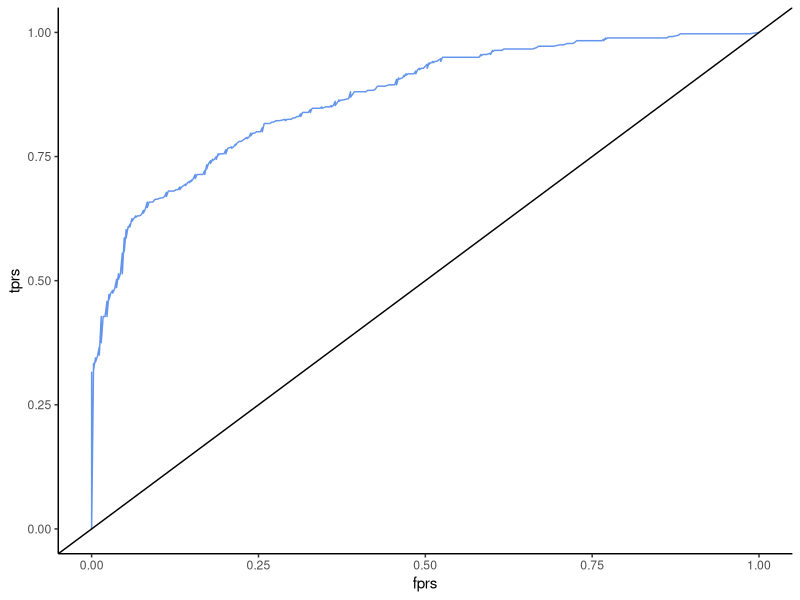
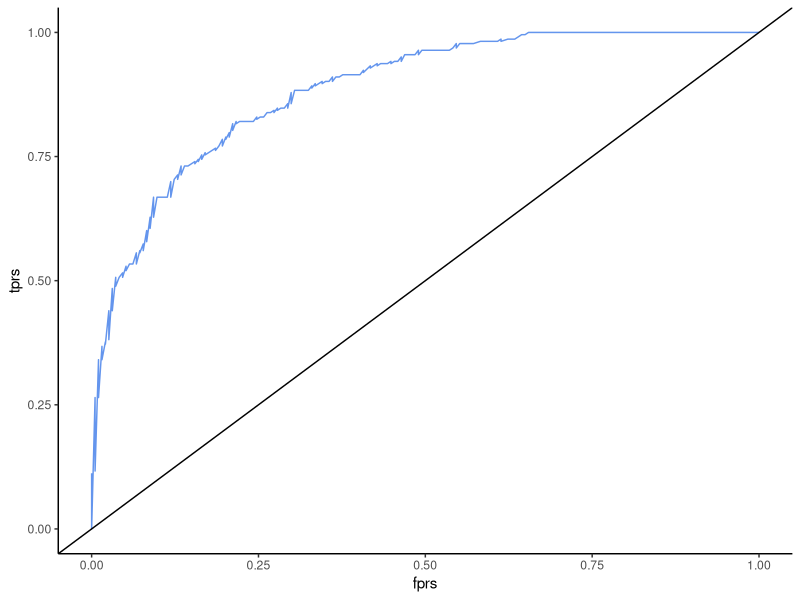
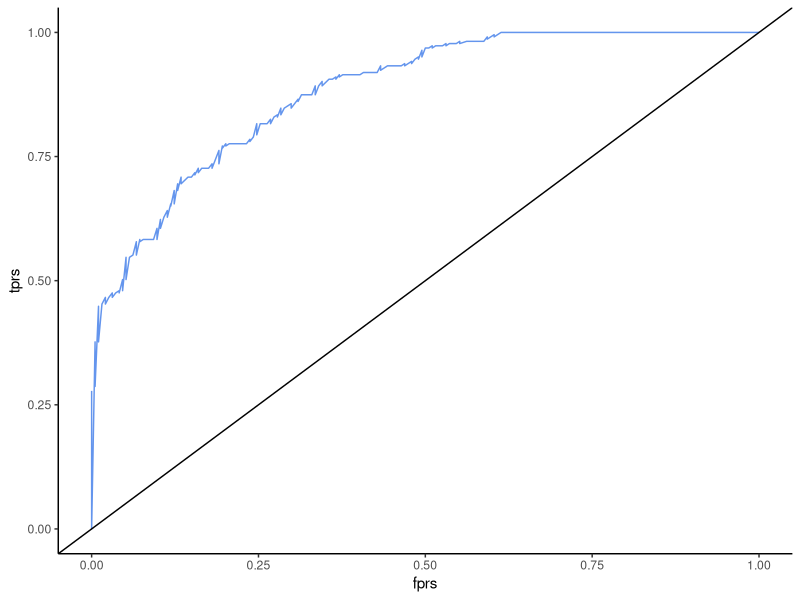

R code for these plots, in order:
library(dplyr)
library(ggplot2)
library(kernlab)
library(MASS)


# Load the abalone data (training and testing)
ab.train <- read.csv(file = "abalone-training.csv", header = T)
ab.test <- read.csv(file = "abalone-test.csv", header = T)

# further split ab.train into a training and testing set
# the code below obtains the indices of which abalone is in the training and 
# which is in the testing set
dim(ab.train)
names(ab.train)
train.indices <- sample(c(T, F), size = nrow(ab.train), 
                        prob = c(.8, .2), replace = T)


CalculateTPR <- function(threshhold, preds, truth) {
  # a function to calculate the true positive rate
  # (the number of times we correctly predict 1).
  # Args:
  #   threshold: a value above which the prediction is defined to be 1
  #   preds: a vector of predicted probabilities
  #   truth: a 0, 1 vector of true classes
  # Returns: 
  #   a number between 0 and 1 corresponding to the TPR
  as.numeric(sum(preds[truth] > threshhold) / sum(truth))
}

CalculateFPR <- function(threshold, preds, truth) {
  # a function to calculate the false positive rate 
  # (the number of times we incorrectly predict 1).
  # Args:
  #   threshold: a value above which the prediction is defined to be 1
  #   preds: a vector of predicted probabilities
  #   truth: a 0,1 vector of true classes
  # Returns:
  #   a number between 0 and 1 corresponding to the FPR
  as.numeric(sum(preds[!truth] > threshold) / sum(!truth))
}

# Show summary statistics, ROC curve, and AUC for model
EvaluateModel <- function(preds, truth) {
  # Print an ROC curve and return the AUC for a fitted model.
  # Args:
  #  preds: numeric predictions on the held out data
  #  truth: true classifications of the held out data (same length as preds)
  
  # Plot an ROC curve
  
  cat("TPR at threshold of .5: ", CalculateTPR(.5, preds, truth), "\n")
  cat("FPR at threshold of .5: ", CalculateFPR(.5, preds, truth), "\n")
  
  # Get the TPRs and FPRs for all possible thresholds.  
  # (Note that this can be done more efficiently for large data sets.  
  # See "An introduction to ROC analysis" by Fawcett.)
  
  # the following code calculates the true positive rate for 1000 threshold 
  # values thresholds between 0 and 1
  tprs <- sapply(seq(0, 1, length.out = 1000), 
                 FUN = CalculateTPR, 
                 preds, truth)
  
  # the following code calculates the false positive rate for 1000 threshold 
  # values thresholds between 0 and 1
  fprs <- sapply(seq(0, 1, length.out = 1000), 
                 FUN = CalculateFPR, 
                 preds, truth)
  
  # plot an ROC curve for the model 
  print(
    ggplot(data = data.frame(tprs, fprs)) +
      geom_line(aes(x = fprs, y = tprs), color = "cornflowerblue") +
      geom_abline(aes(slope = 1, intercept = 0)) +
      theme_classic()
  )

  # Calculate the AUC
  
  # first calculate the TPR using each of the true negative (group 0) predicted 
  # probabilities as a threshold
  roc.jumps <-
    sapply(preds[!truth],
           FUN = function(threshold) { 
             CalculateTPR(threshold, preds, truth) 
             })
  # calculate the average of these false positive rates
  auc <- sum(roc.jumps) / sum(!truth)
  cat("AUC: ", auc, "\n")
  
  return(roc.jumps)
}


# Fit a logit model to the abalone data.
logit.model <- glm(old ~ ., family = binomial(link = "logit"), 
                   data = ab.train[train.indices, ])

# Look at the coefficients
logit.model$coefficients

# Make predictions and evaluate.
new.data <- ab.train[!train.indices, ]
logit.model.preds <- predict(logit.model, 
                             newdata = new.data, 
                             type = "response")
logit.model.truth <- new.data$old
logit.auc <- EvaluateModel(logit.model.preds, logit.model.truth)

# Now train on the full data and evaluate.
logit.model <- glm(old ~ ., 
                   family = binomial(link = "logit"), 
                   data = ab.train)
new.data <- ab.test
logit.model.preds <- predict(logit.model, 
                             newdata = new.data, 
                             type = "response")
logit.model.truth <- new.data$old
logit.auc <- EvaluateModel(logit.model.preds, 
                           logit.model.truth)

# Now train a Fisher LDA
lda.model <- lda(old ~ ., data = ab.train)
lda.preds <- predict(lda.model, newdata = new.data)$posterior[, "TRUE"]
lda.model.truth <- new.data$old
lda.auc <- EvaluateModel(lda.preds, new.data$old)
